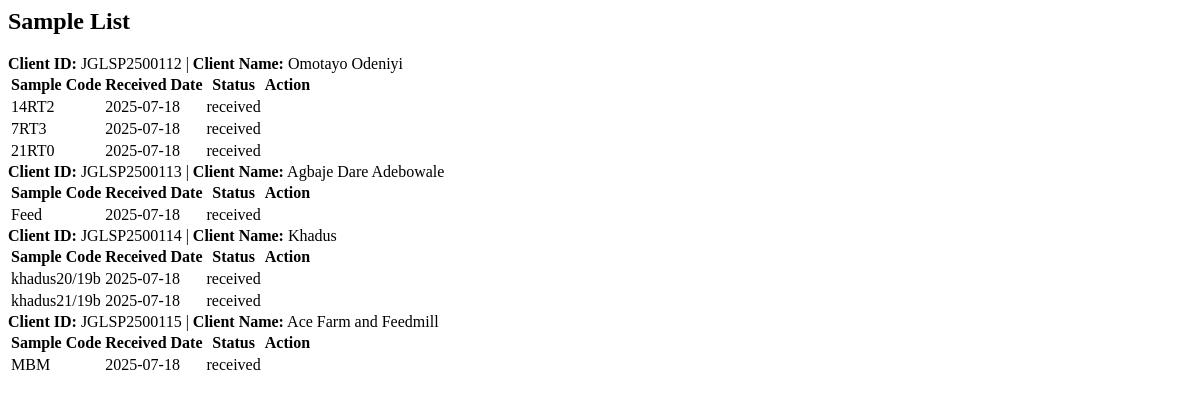
Page /samples/ (signed in) on the earlier database version.
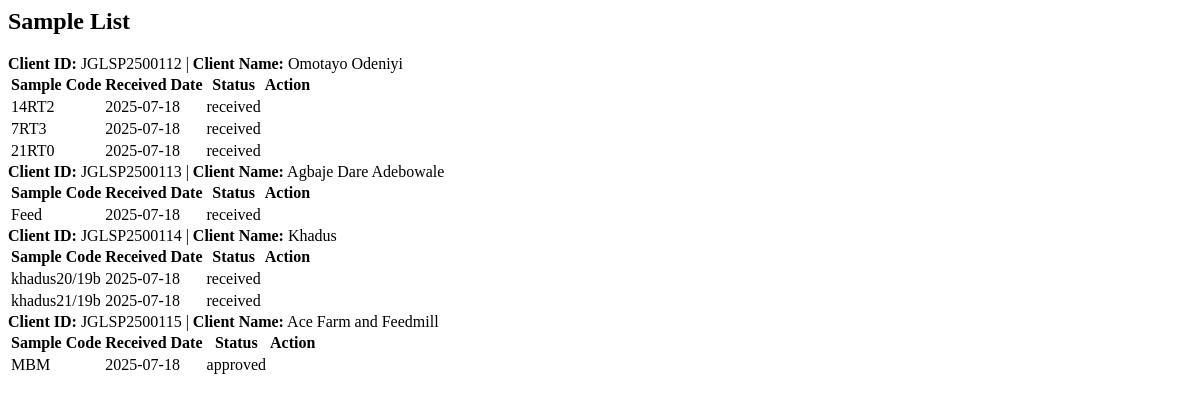
Same page on the later database version.
### lims/models/sample.py (models this page shows)
class Sample(models.Model):
    client = models.ForeignKey(Client, on_delete=models.CASCADE)
    sample_code = models.CharField(max_length=50)
    sample_type = models.CharField(max_length=100)
    weight = models.DecimalField(max_digits=6, decimal_places=2)
    temperature = models.DecimalField(max_digits=5, decimal_places=2, null=True, blank=True)
    humidity = models.DecimalField(max_digits=5, decimal_places=2, null=True, blank=True)
    status = models.CharField(max_length=20, choices=SampleStatus.choices, default=SampleStatus.RECEIVED)
    received_date = models.DateField(auto_now_add=True)
    verified_at = models.DateTimeField(null=True, blank=True)
    coa_released = models.BooleanField(default=False)
    manager_comment = models.TextField(blank=True, null=True)

### lims/models/client.py (models this page shows, shortened)
class Client(models.Model):
    client_id = models.CharField(max_length=20, unique=True)
    name = models.CharField(max_length=100)
    organization = models.CharField(max_length=150)
    email = models.EmailField()
    phone = models.CharField(max_length=20)
    address = models.TextField()
    token = models.CharField(max_length=20, unique=True, blank=True)
    created = models.DateTimeField(auto_now_add=True)
    coa_released = models.BooleanField(default=False)
    summary_text = models.TextField(blank=True, null=True)
    summary_confirmed = models.BooleanField(default=False)

### lims/views/clerk_views.py (the view)
# urls.py: path("samples/", views.sample_list, name="sample_list"),
@login_required
def sample_list(request):
    samples = (
        Sample.objects
        .exclude(sample_code__startswith="QC-")
        .select_related("client")
        .order_by("client__client_id", "-received_date")
    )
    return render(request, "lims/clerk/sample_list.html", {"samples": samples})

### lims/templates/lims/clerk/sample_list.html
<div class="container mt-4">
  <h2>Sample List</h2>
  {% regroup samples by client.client_id as client_groups %}
  {% for group in client_groups %}
    <div class="card mb-4">
      <div class="card-header bg-primary text-white">
        <strong>Client ID:</strong> {{ group.grouper }} |
        <strong>Client Name:</strong> {{ group.list.0.client.name }}
      </div>
      <div class="card-body p-0">
        <table class="table table-bordered table-striped table-sm mb-0">
          <thead class="table-light">
            <tr>
              <th>Sample Code</th>
              <th>Received Date</th>
              <th>Status</th>
              <th>Action</th>
            </tr>
          </thead>
          <tbody>
            {% for sample in group.list %}
              <tr>
                <td>{{ sample.sample_code }}</td>
                <td>{{ sample.received_date|date:"Y-m-d" }}</td>
                <td>{{ sample.status }}</td>
              </tr>
            {% endfor %}
          </tbody>
        </table>
      </div>
    </div>
  {% empty %}
    <p class="text-center">No samples found.</p>
  {% endfor %}
</div>

Differences in the rows shown:
changed Sample "MBM": status "received" → "approved"
